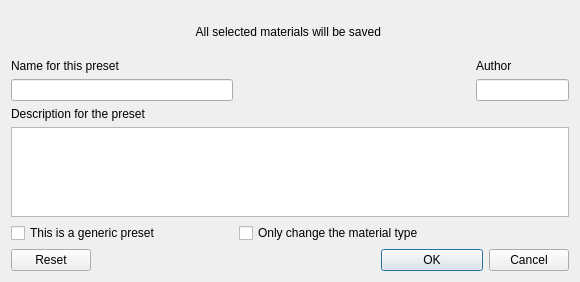
<?xml version="1.0" encoding="UTF-8"?>
<ui version="4.0">
 <class>reAcselSave</class>
 <widget class="QDialog" name="reAcselSave">
  <property name="geometry">
   <rect>
    <x>0</x>
    <y>0</y>
    <width>580</width>
    <height>282</height>
   </rect>
  </property>
  <property name="windowTitle">
   <string>Save Automatic Preset</string>
  </property>
  <layout class="QGridLayout" name="gridLayout">
   <item row="0" column="0" colspan="6">
    <widget class="QLabel" name="label_5">
     <property name="text">
      <string>All selected materials will be saved </string>
     </property>
     <property name="alignment">
      <set>Qt::AlignCenter</set>
     </property>
    </widget>
   </item>
   <item row="1" column="0" colspan="2">
    <widget class="QFrame" name="x">
     <property name="sizePolicy">
      <sizepolicy hsizetype="Preferred" vsizetype="Fixed">
       <horstretch>0</horstretch>
       <verstretch>0</verstretch>
      </sizepolicy>
     </property>
     <layout class="QVBoxLayout" name="verticalLayout" stretch="0,0">
      <property name="margin">
       <number>0</number>
      </property>
      <item>
       <widget class="QLabel" name="label_2">
        <property name="text">
         <string>Name for this preset</string>
        </property>
       </widget>
      </item>
      <item>
       <widget class="QLineEdit" name="teSetName"/>
      </item>
     </layout>
    </widget>
   </item>
   <item row="1" column="4" colspan="2">
    <layout class="QVBoxLayout" name="verticalLayout_3">
     <item>
      <widget class="QLabel" name="label_4">
       <property name="text">
        <string>Author</string>
       </property>
      </widget>
     </item>
     <item>
      <widget class="QLineEdit" name="author"/>
     </item>
    </layout>
   </item>
   <item row="2" column="0" colspan="6">
    <widget class="QFrame" name="y">
     <property name="sizePolicy">
      <sizepolicy hsizetype="Preferred" vsizetype="Fixed">
       <horstretch>0</horstretch>
       <verstretch>0</verstretch>
      </sizepolicy>
     </property>
     <layout class="QVBoxLayout" name="verticalLayout_2">
      <property name="margin">
       <number>0</number>
      </property>
      <item>
       <widget class="QLabel" name="label_3">
        <property name="text">
         <string>Description for the preset</string>
        </property>
       </widget>
      </item>
      <item>
       <widget class="QTextEdit" name="description">
        <property name="maximumSize">
         <size>
          <width>16777215</width>
          <height>90</height>
         </size>
        </property>
       </widget>
      </item>
     </layout>
    </widget>
   </item>
   <item row="3" column="0" colspan="2">
    <widget class="QCheckBox" name="defaultConfig">
     <property name="toolTip">
      <string>If enabled, this material configuration will be applied to the selected model regarrdless of what materials are used in the host application</string>
     </property>
     <property name="text">
      <string>This is a generic preset</string>
     </property>
    </widget>
   </item>
   <item row="3" column="2" colspan="2">
    <widget class="QCheckBox" name="setMaterialTypeOnly">
     <property name="toolTip">
      <string>If enabled, this material configuration will be applied to the selected model regarrdless of what materials are used in the host application</string>
     </property>
     <property name="text">
      <string>Only change the material type</string>
     </property>
    </widget>
   </item>
   <item row="4" column="0">
    <widget class="QPushButton" name="btnReset">
     <property name="text">
      <string>Reset</string>
     </property>
     <property name="autoDefault">
      <bool>false</bool>
     </property>
    </widget>
   </item>
   <item row="4" column="1" colspan="2">
    <spacer name="horizontalSpacer">
     <property name="orientation">
      <enum>Qt::Horizontal</enum>
     </property>
     <property name="sizeHint" stdset="0">
      <size>
       <width>308</width>
       <height>20</height>
      </size>
     </property>
    </spacer>
   </item>
   <item row="4" column="3" colspan="2">
    <widget class="QPushButton" name="btnOK">
     <property name="text">
      <string>OK</string>
     </property>
    </widget>
   </item>
   <item row="4" column="5">
    <widget class="QPushButton" name="btnCancel">
     <property name="text">
      <string>Cancel</string>
     </property>
    </widget>
   </item>
  </layout>
  <zorder>x</zorder>
  <zorder>label_5</zorder>
  <zorder>defaultConfig</zorder>
  <zorder>y</zorder>
  <zorder>btnOK</zorder>
  <zorder>btnCancel</zorder>
  <zorder>btnReset</zorder>
  <zorder>horizontalSpacer</zorder>
  <zorder>setMaterialTypeOnly</zorder>
 </widget>
 <tabstops>
  <tabstop>defaultConfig</tabstop>
  <tabstop>author</tabstop>
  <tabstop>teSetName</tabstop>
  <tabstop>description</tabstop>
 </tabstops>
 <resources/>
 <connections>
  <connection>
   <sender>btnOK</sender>
   <signal>clicked()</signal>
   <receiver>reAcselSave</receiver>
   <slot>accept()</slot>
   <hints>
    <hint type="sourcelabel">
     <x>447</x>
     <y>264</y>
    </hint>
    <hint type="destinationlabel">
     <x>466</x>
     <y>209</y>
    </hint>
   </hints>
  </connection>
  <connection>
   <sender>btnCancel</sender>
   <signal>clicked()</signal>
   <receiver>reAcselSave</receiver>
   <slot>reject()</slot>
   <hints>
    <hint type="sourcelabel">
     <x>543</x>
     <y>262</y>
    </hint>
    <hint type="destinationlabel">
     <x>553</x>
     <y>194</y>
    </hint>
   </hints>
  </connection>
 </connections>
</ui>
